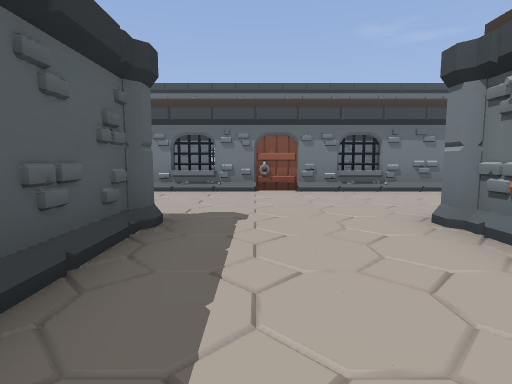
View 1 (above)

16 first-person views from a walk through a 3-D level made in the Godot game engine. The camera is 1.5 m above the floor, tilts 6° down and sees 80° across. The floor is counted in squares, 2 m on a side. Each view is taken from the middle of a square. On the plan, view 1 faces up. The plan holds only what a view shows up to about 10 squares ahead; the rest is blank.

View 2
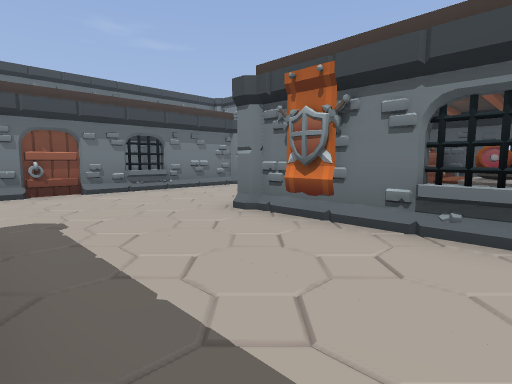

View 3
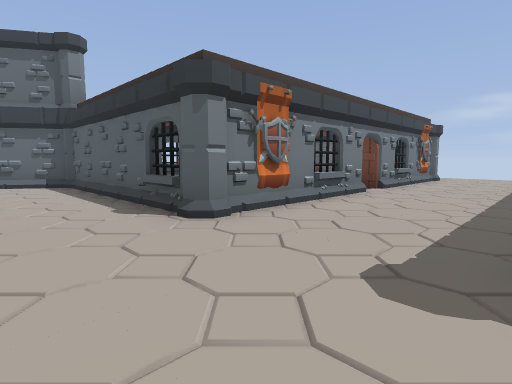

View 4
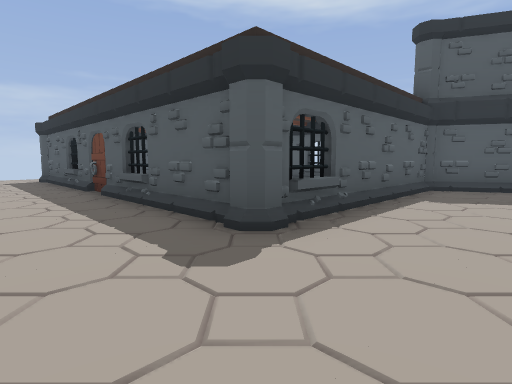

View 5
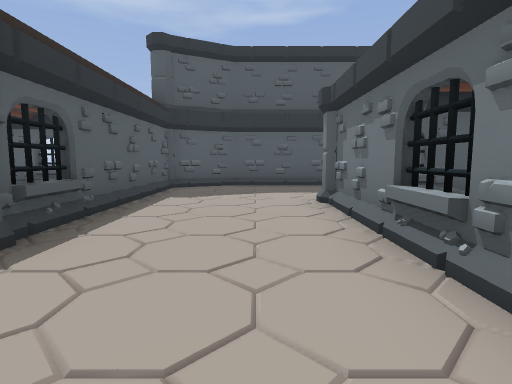

View 6
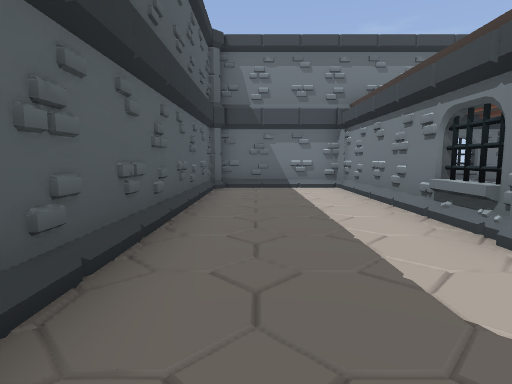

View 7
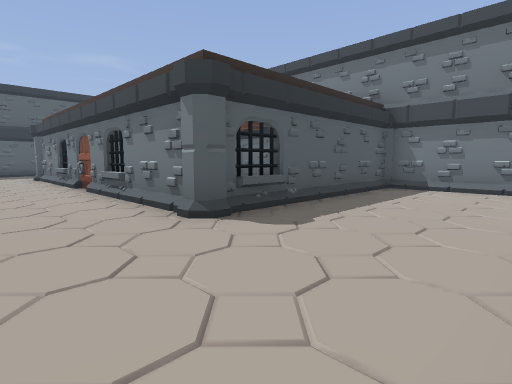

View 8
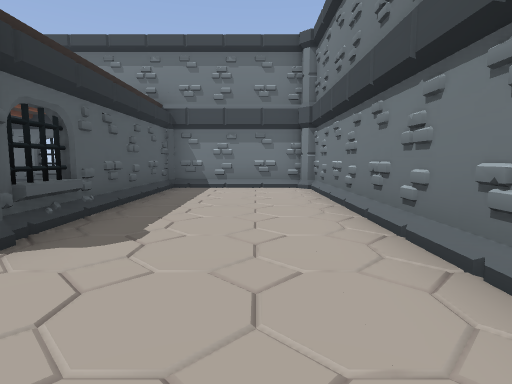

View 9
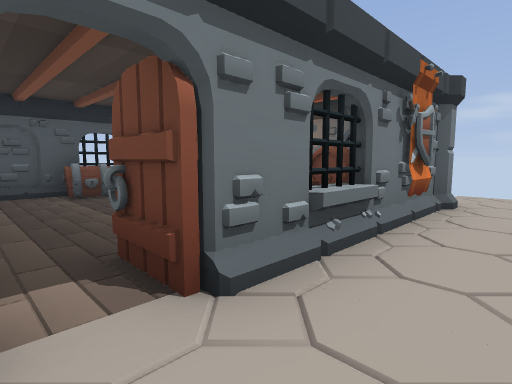

View 10
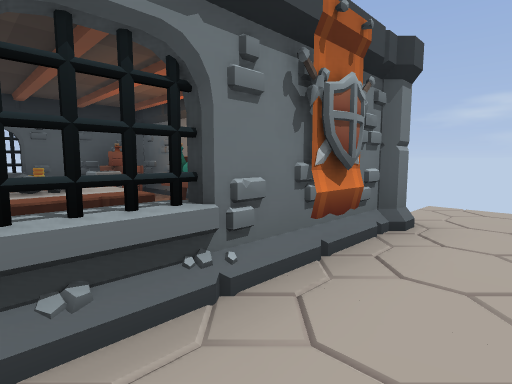

View 11
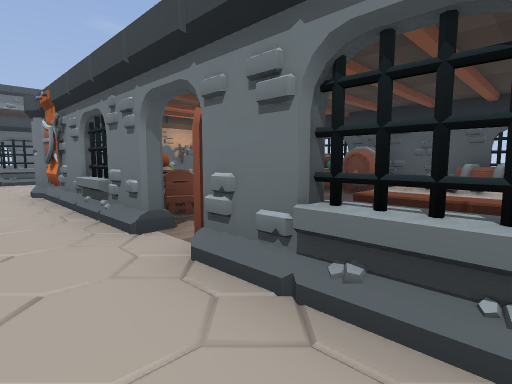

View 12
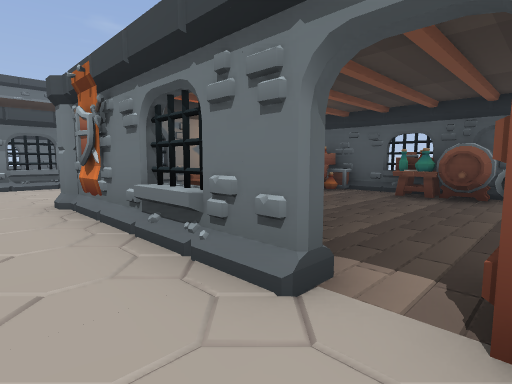

View 13
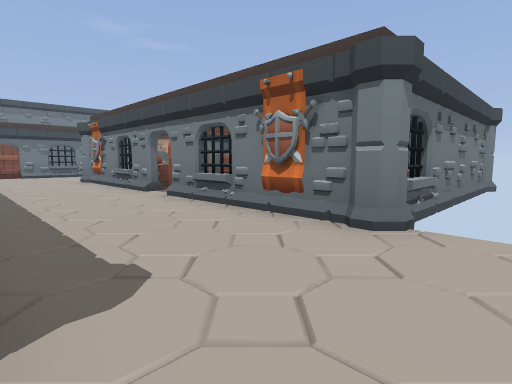

View 14
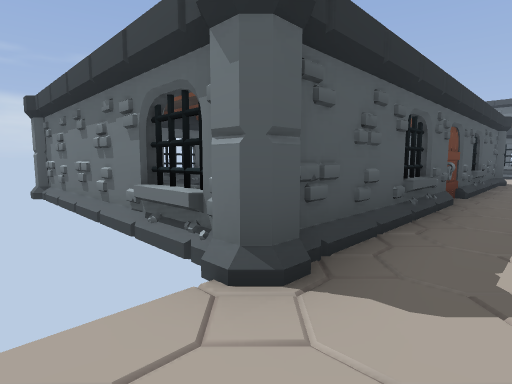

View 15
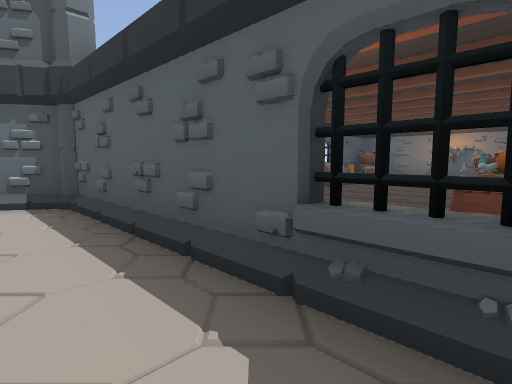

View 16
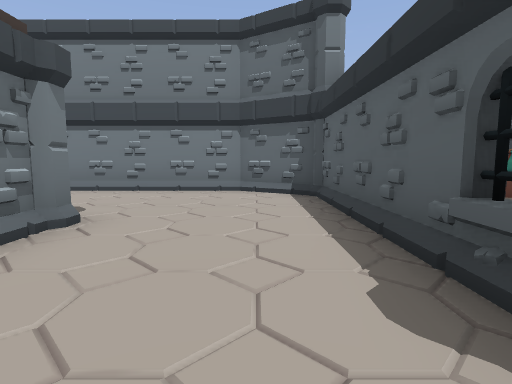

### Floor plan
Key: @ floor where view 1 was taken; # wall or solid block; . floor; / step, stairs or slope; P pillar; B banner; C crate; T table; H chair; E chest; O other object.
Columns run from 9 left of view 1 to 10 right of it. Each row starts with its distance up from view 1.
 14   ##PP         P###
 13  P///P        #....P
 12 #/../#        #....#
 11 #/../#        #....#
 10 #/../#        #....#
  9 #/../#        #....#
  8 #/../##########P...#
  7 #/..P//////////P...#
  6 #/.................#
  5 ##.................#
  4  #.....PP..P########
  3  #######...P#### CP
  2        #...BH    C
  1        #....TT.. ##
  0        #.@.#HT..##
 -1        #...## ..###
 -2        #....# ...##
 -3        #....TT...E#
 -4        #....TT...O#
 -5        #...B###.CC
 -6       ##....####CC
 -7       #P....P######
 -8         ....

Where each view was taken, in squares from view 1:
view 1: 0 up, 0 right, facing up
view 2: 0 up, 1 left, facing up-right
view 3: 6 up, 1 left, facing down-right
view 4: 6 up, 1 right, facing down-left
view 5: 6 up, 1 right, facing left
view 6: 5 up, 7 left, facing up
view 7: 5 up, 9 right, facing up-left
view 8: 5 up, 8 right, facing up
view 9: 1 down, 1 right, facing down-right
view 10: 3 down, 1 right, facing down-right
view 11: 4 down, 1 right, facing up-right
view 12: 2 down, 1 right, facing up-right
view 13: 8 down, 1 left, facing up-right
view 14: 8 down, 0 right, facing up-left
view 15: 5 up, 3 right, facing down-right
view 16: 5 up, 2 right, facing right
